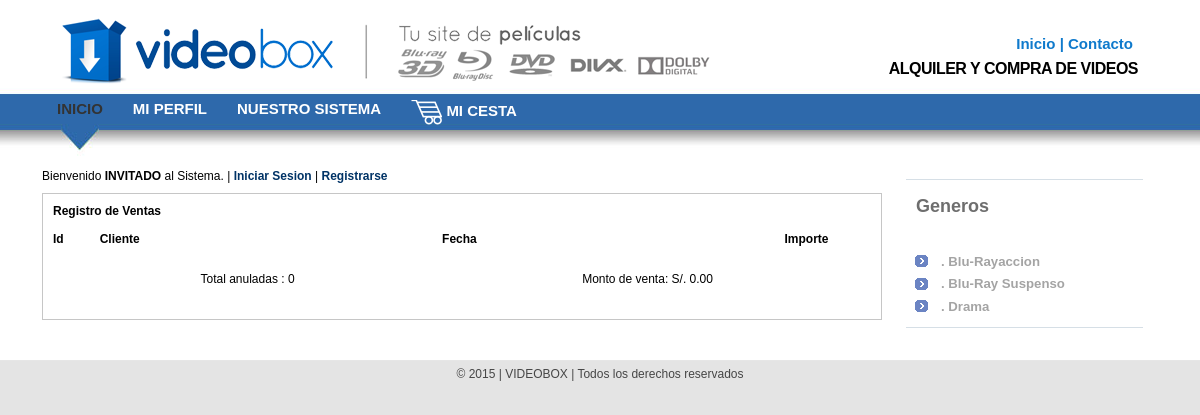
The app's page /rptventa.php, older data.
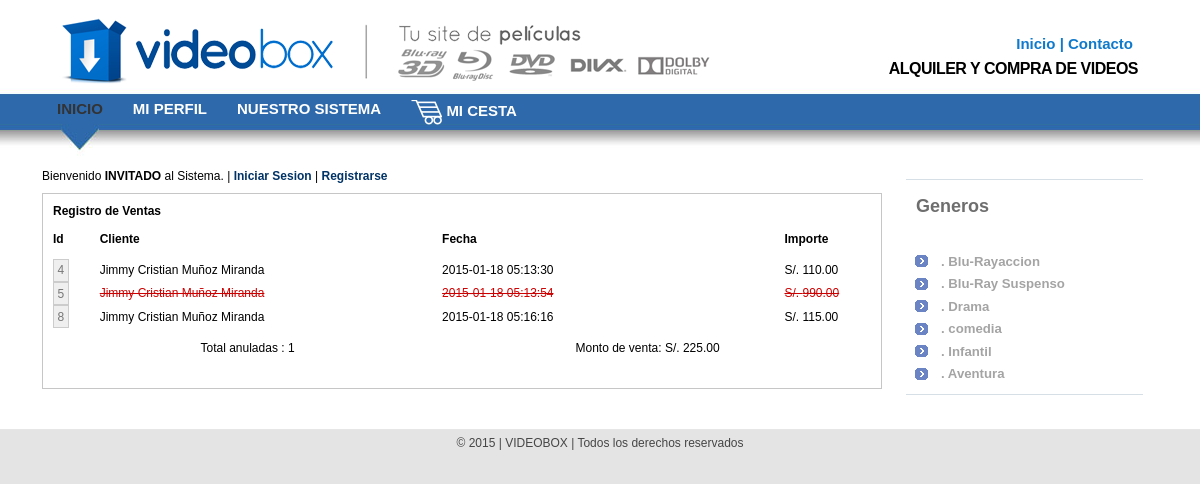
The same page, newer data.
### tables this page shows
CREATE TABLE `genero` (
  `id` int(11) NOT NULL,
  `nombre` varchar(45) default NULL,
  `descripcion` longtext,
  PRIMARY KEY  (`id`)
);

CREATE TABLE `pedido` (
  `id` int(11) NOT NULL,
  `cliente_id` int(11) default NULL,
  `empleado_id` int(11) default NULL,
  `fecha` datetime default NULL,
  `uid` varchar(45) default NULL,
  `estado` int(11) default '0',
  PRIMARY KEY  (`id`),
  KEY `fk_venta_cliente1_idx` (`cliente_id`),
  KEY `fk_venta_empleado1_idx` (`empleado_id`)
);

CREATE TABLE `usuario` (
  `id` int(11) NOT NULL auto_increment,
  `tipo` int(11) default NULL COMMENT '1=Cliente\\n2=Empleado\\n3=Administrador',
  `nombre` varchar(45) default NULL,
  `apellido` varchar(45) default NULL,
  `user` varchar(45) default NULL,
  `password` varchar(45) default NULL,
  `email` varchar(45) default NULL,
  `estado` int(11) default NULL COMMENT '0=Inactivo\\n1=Activo\\n',
  `lastlogin` datetime default NULL,
  PRIMARY KEY  (`id`)
);

### funciones.php (called while the page is built, shortened)
<?php
function nombrecliente ($idcliente){
	$consulta=mysql_query("SELECT nombre,apellido FROM usuario WHERE id = '".$idcliente."' and tipo='1'");
	$r=mysql_fetch_array($consulta);
	return $r[0]." ".$r[1];
	}
    function importeb ($idpedido){
	$consulta=mysql_query("SELECT SUM(cantidad * preciounitario) AS Bruto from detallepedido WHERE operacion_id = '".$idpedido."'");
	$r=mysql_fetch_array($consulta);
	return $r[0];
	}
?>

### rptventa.php (the view, shortened to what this page needs)
<?
include("funciones.php");
include("html.php");
head();
menu();
?>
<link href="css/estilo.css" rel="stylesheet" type="text/css" />
<div id="main">
<?php
if(!isset($_SESSION['usuario']))
{
	mensaje("Bienvenido <b>INVITADO</b> al Sistema. | <b><a href=\"login.php\">Iniciar Sesion</a></b> | <b><a href=\"registro.php\">Registrarse</a></b>");
}
else
{
    mensaje("Bienvenido <b>$user</b> al Sistema. | <b><a href=\"cerrar.php\">Cerrar Sesion</a></b> | <b><a href=\"index.php\">Regresar al Inicio</a></b> | ID:$idd");
}
?>
<div class="box">
<?php
		$consulta=mysql_query("SELECT id, cliente_id, empleado_id, fecha, estado from pedido WHERE estado != 0")or die("<b>Error1. El servidor dijo: </b> " . mysql_error());
	?>
  <table width="800" border="0" cellspacing="0">
  <tr>
    <th scope="col" colspan=4>Registro de Ventas</th>
  </tr>
  <tr>
    <th width="30" height="40" scope="col">Id</th>
    <th width="220" height="40" scope="col">Cliente</th>
    <th width="220" height="40" scope="col">Fecha</th>
    <th width="40" height="40" scope="col">Importe</th>
  </tr>
  <?php
  $totalventa = 0;
  $totalnulos = 0;
  while ($r = mysql_fetch_assoc($consulta)) {
  ?>
  <form action="vender.php" method="post"   name="enviarpedido" target="_self">
  <tr>
    <td><input name="enviar pedido" type="submit" value="<?php echo $r['id']; ?>" /></td>
    <?php
	if($r['estado'] == 2){
	?>
    <td><span style="color:rgb(204, 0, 0);text-decoration: line-through;"><?php echo nombrecliente($r['cliente_id']); ?></span></td>
    <td><span style="color:rgb(204, 0, 0);text-decoration: line-through;"><?php echo $r['fecha']; ?></span></td>
    <td><span style="color:rgb(204, 0, 0);text-decoration: line-through;">S/. <?php echo number_format(importeb($r['id']),2); ?></span></td>
    <?php
	$totalnulos +=1;
	} else {
	?>
    <td><?php echo nombrecliente($r['cliente_id']); ?></td>
    <td><?php echo $r['fecha']; ?></td>
    <td>S/. <?php echo number_format(importeb($r['id']),2); ?></td>
     <?php
	 $totalventa += importeb($r['id']);
	}
	?>
  </tr>
  </form>
  <?php
  }
  ?>
     <tr align="center">
     <td height="40" colspan="2">Total anuladas : <?php echo $totalnulos; ?></td>
    <td colspan="2">Monto de venta: S/. <?php echo number_format($totalventa,2); ?></td>
     </tr>
</table>
</div>
<?php
footer();
?>

### html.php (shortened to what this page needs)
<?php
function head($estilo="estilo.css")
{
	$tipouser = $_SESSION['tipouser'];
?>
<!DOCTYPE html PUBLIC "-//W3C//DTD XHTML 1.0 Strict//EN" "http://www.w3.org/TR/xhtml1/DTD/xhtml1-strict.dtd">
<html xmlns="http://www.w3.org/1999/xhtml">
<head>
	<link rel="stylesheet" href="css/<?php echo $estilo ?>" type="text/css" />
</head>
<body>
<div id="header">
  <div id="header-content">
	<h1 id="logo-text"><img src="logo.png"><br /><a href="index.php" title=""><span></span></a></h1>
    <h2 id="slogan">ALQUILER Y COMPRA DE VIDEOS</h2>
    <div id="header-links">
<p><a href="index.php">Inicio</a> | <a href="contacto.php">Contacto</a></p>
    </div>
  </div>
</div>
<div id="nav-wrap">
  <div id="nav">
    <ul>
        <?php
           if ($tipouser == 2) {
		 ?>
	  <li id="current"><a href="index.php"> INICIO</a></li>
      <li><a href="rptventa.php"> Ver Reporte</a></li>
         <?php
		   } elseif($tipouser == 3) {
		 ?>
	      <li id="current"><a href="index.php"> INICIO</a></li>
         <?php
			}else {
			    ?>
               	  <li id="current"><a href="index.php"> INICIO</a></li>
      <li><a href="perfil.php"> Mi Perfil</a></li>
	  <li><a href="nosotros.php"> Nuestro sistema</a></li>
	  <li><a href="vercesta.php"><img src="css/cesta.png" align="absmiddle"/> Mi cesta</a></li>
          <?php
			   }
		 ?>
    </ul>
  </div>
</div>
<div id="content-wrap">
<div id="content">
<?php
}
function menu($m=1)
{
if($m==0)
{
?>
 <div id="sidebar" >
      <div class="sep">
      </div>
      <div class="sidebox">
        <h1>Sistema </h1>
        <p></p>
      </div>
 </div>
<?
}
else{
?>
	<div id="sidebar" >
		<div class="sep">
       </div>
        <h1>Generos</h1>
        <div class="sidebox">
        <ul class="sidemenu">
                <?php
                 $consulta=mysql_query("SELECT id,nombre FROM genero")or die("<b>Error1. El servidor dijo: </b> " . mysql_error());
                 while ($r = mysql_fetch_assoc($consulta)) {
				 ?>
                 <li><a href="index.php?idgenero=<?php echo $r['id'];?>">.                   <?php echo $r['nombre'];?></a></li>
                <?php
				 }
				?>
        </div>
		<br />
      </div>
<?php
}
}
function footer()
{
?>
<p></p>
</div>
</div>
</div>
<span>
<div id="footer-wrap">
  <div id="footer-bottom">
	<p>&copy; 2015 | VIDEOBOX | Todos los derechos reservados</p>
  </div>
  </span>
</body>
</html>
<?php
}
function mensaje($mensaje="<p>Ingrese sus Nombre de Usuario y Contrase?a Por favor <b><a href=\"../index.php\">Regresar a la Portada</a></b></p>")
{
   	echo $mensaje;
}
?>

### css/estilo.css (style rules this page uses)
* { padding: 0; margin: 0; border: 1; }
body { margin: 0; padding: 0; font: normal 12px/1.2em verdana, tahoma, sans-serif; text-align: center; background: #E4E4E4 url(headerbg.jpg) repeat-x 0 0; color: #000; }
a { color: #003366; background-color: inherit; text-decoration: none; }
h1, h2, h3 { font: 1em 'Trebuchet MS', Tahoma, Arial, Sans-serif; color: #000; }
h1 { font-size: 2.5em; }
h2 { font-size: 2em; text-transform:uppercase; }
p, h1, h2, h3 { margin: 0; padding: 10px 15px; }
ul, ol { margin: 10px 30px; padding: 0 15px; }
img { border: 0px solid #0F7ACC; padding: 0px; }
form { margin: 10px 15px; padding: 10px; border: 1px solid #CCC; background-color: #F9F9F9; }
input { padding: .3em; border: 1px solid #CCC; font: normal 1em Verdana, sans-serif; color:#777; }
#header-content, #content, #nav { width: 93%; }
.box { margin: 10px 0; padding: 10px 10px 20px 10px; border: 1px solid #C6C6C6; background: -moz-linear-gradient(center bottom ,#F2F2F2, #fff) repeat scroll 0 0 transparent;; }
#header { height: 95px; text-align: left; }
#header-content { position: relative; margin: 0 auto; padding: 0; }
#header-content #slogan { position: absolute; font: bold 16px 'Trebuchet Ms', Sans-serif; text-transform: none; color: #000; letter-spacing: -0.5px; margin: 0; padding: 0; top: 60px; right: 20px; }
#header-content #header-links { position: absolute; top: 25px; right: 10px; color: #0F7ACC; font: bold 15px "Trebuchet MS", Tahoma, Sans-serif; }
#header-content #header-links a { color:#0F7ACC; text-decoration: none; }
#nav-wrap { float: left; width: 100%; background: url(menubg.jpg) repeat-x left bottom; clear: both; }
#nav { clear: both; margin: 0 auto; padding: 0; }
#nav ul { float: left; list-style: none; text-transform: uppercase; margin: 0; padding: 0; height: 64px; }
#nav ul li { float: left; margin: 0; padding: 0; height: 64px; }
#nav ul li a { display: block; float: left; width: auto; margin: 0; padding: 5px 15px; color: #FFF; font: bold 15px "Calibri", "Trebuchet MS", Helvetica, Arial, Geneva, sans-serif; text-decoration: none; letter-spacing: 0px; }
#nav ul li#current { background: url(nav-current.jpg) no-repeat center bottom; }
#nav ul li#current a { color: #333; }
#content-wrap { clear: both; float: left; background: #FFFFFF; width: 100%; }
#content { text-align: left; padding: 0; margin: 0 auto; }
#sidebar { float: right; width: 21em; margin: 10px 0 10px -21em; padding: 0; }
#sidebar h1 { font: bold 1.5em 'Trebuchet MS', Tahoma, Arial, Sans-serif; padding: .3em 0 .5em 10px; color: #6E6E6E; }
#sidebar ul.sidemenu { list-style:none; margin: 0; padding: .3em 0 1em 5px; font-family: 'Trebuchet MS', Tahoma, Sans-serif; }
#sidebar ul.sidemenu li { padding: 0; background: url(sidebullet.gif) no-repeat .3em .5em; }
#sidebar ul.sidemenu li a { display: block; font-weight: bold; color: #A4A4A4; text-decoration: none; padding: .2em 0 0em 30px; line-height: 1.5em; font-size: 1.1em; }
#sidebar .sidebox { margin: 5px 15px 5px 0; padding: 0; background: url(sidebarsep.jpg) repeat-x left bottom; }
#sidebar .sep { background: url(sidebarsep.jpg) repeat-x left bottom; height: 2px; margin: 0px 15px 10px 0; clear: both; }
#main { margin: 10px 23em 10px 0; padding: 0; }
#footer-wrap { top: 60px; clear: both; border-top: 1px solid #E6E6E6; text-align: left; margin: 0; padding: 0.5em 0; }
#footer-wrap p { padding: 0px 0; }
#footer-bottom { clear: both; color: #464646; margin: 0 auto; padding: 0em 0; text-align: center; }

Row changes from the older to the newer data that the page shows:
added genero: nombre "comedia"
added genero: nombre "Infantil"
added genero: nombre "Aventura"
added pedido: id "4", cliente.apellido "Jimmy Cristian Muñoz Miranda", fecha "2015-01-18 05:13:30", id "110.00"
added pedido: id "5", cliente.apellido "Jimmy Cristian Muñoz Miranda", fecha "2015-01-18 05:13:54", id "990.00"
added pedido: id "8", cliente.apellido "Jimmy Cristian Muñoz Miranda", fecha "2015-01-18 05:16:16", id "115.00"
Text that changed along with them:
$totalnulos: "0" → "1"
$totalventa: "0.00" → "225.00"
